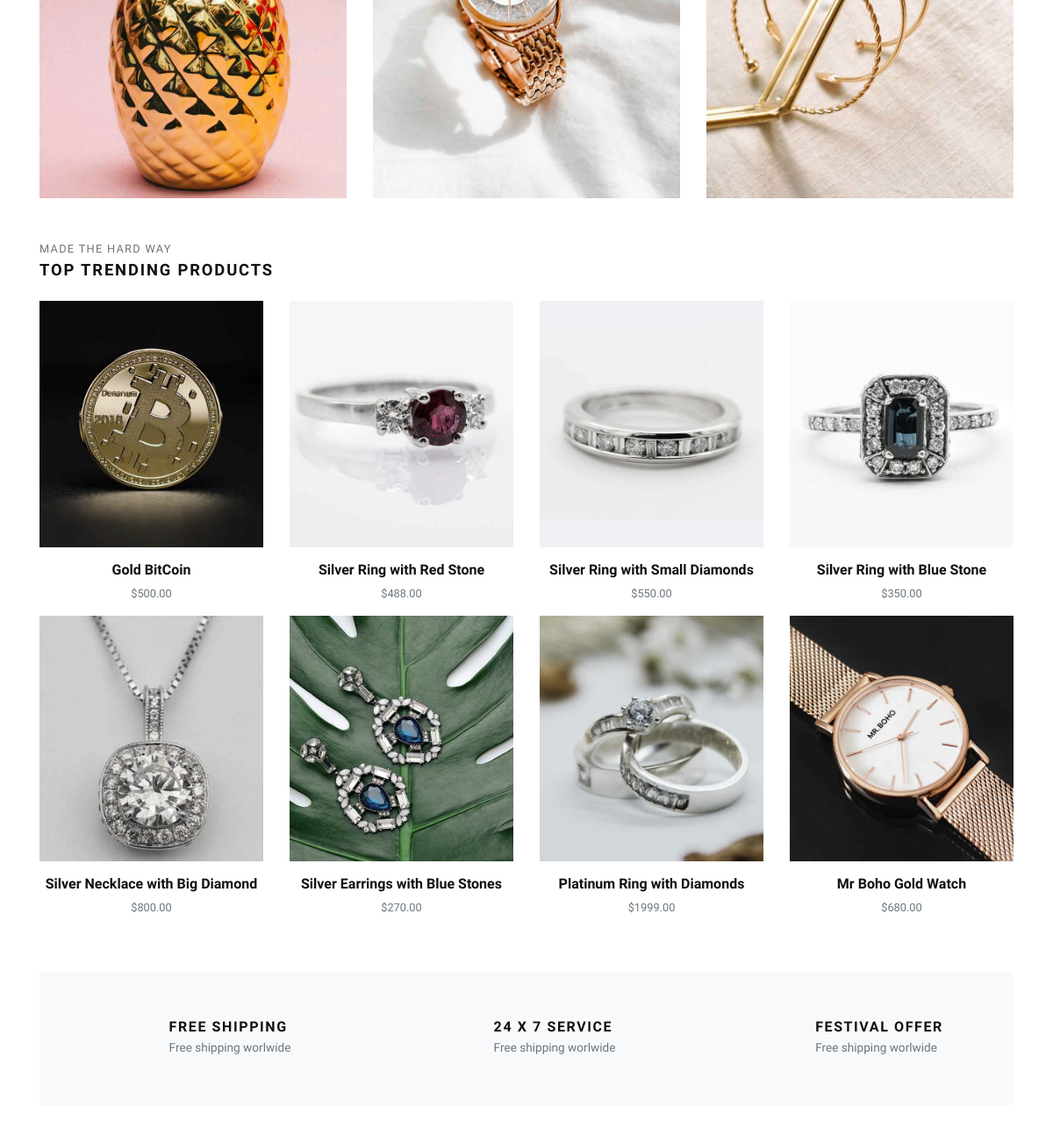
Before: / (middle part) with the older database file.
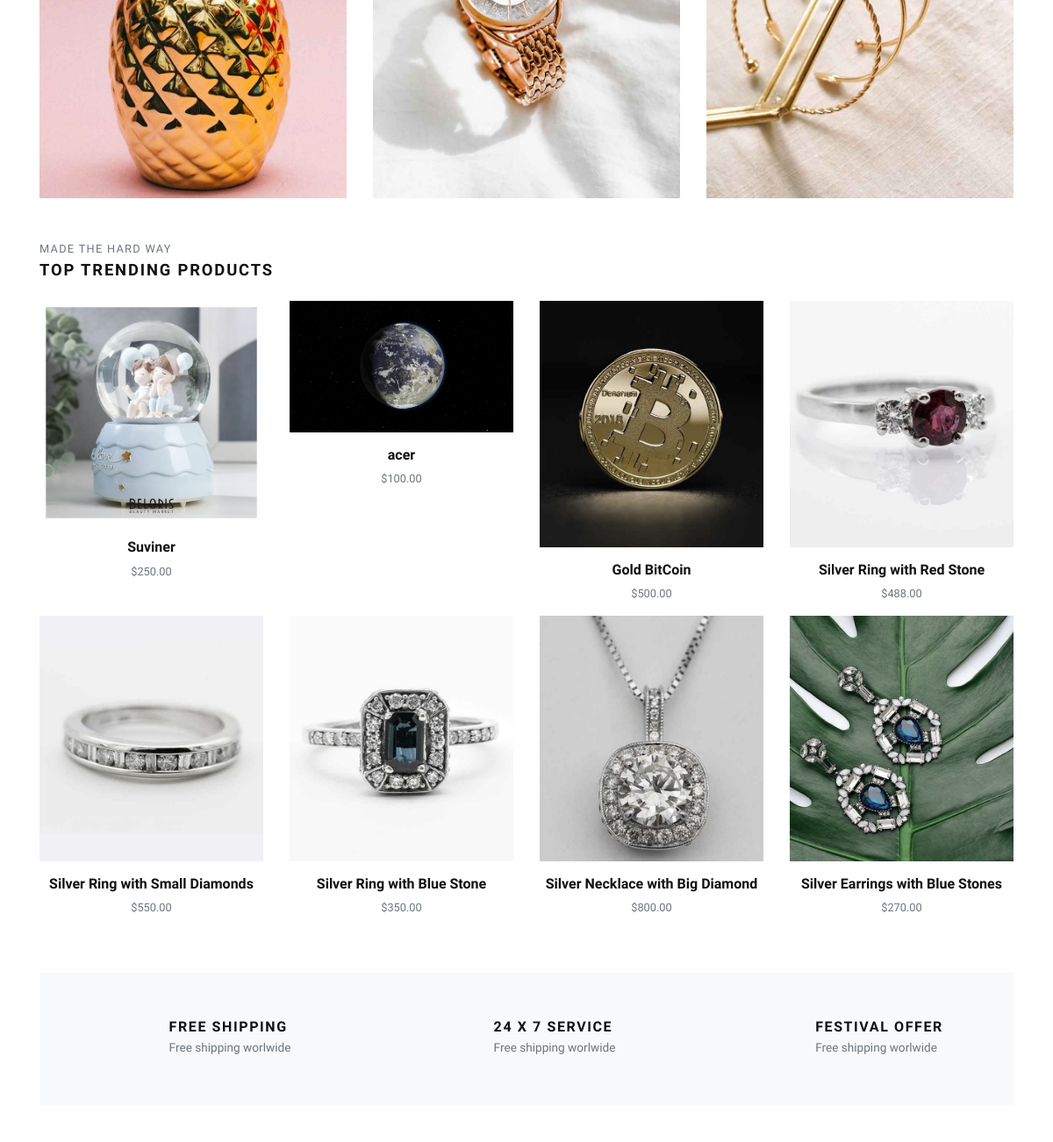
After: the same page with the newer database file.
### store/models.py (models this page shows, shortened)
class Product(models.Model):
    title = models.CharField(max_length=150, verbose_name="Product Title")
    slug = models.SlugField(max_length=160, verbose_name="Product Slug")
    sku = models.CharField(max_length=255, unique=True, verbose_name="Unique Product ID (SKU)")
    short_description = models.TextField(verbose_name="Short Description")
    detail_description = models.TextField(blank=True, null=True, verbose_name="Detail Description")
    product_image = models.ImageField(upload_to='product', blank=True, null=True, verbose_name="Product Image")
    price = models.DecimalField(max_digits=8, decimal_places=2)
    category = models.ForeignKey(Category, verbose_name="Product Categoy", on_delete=models.CASCADE)
    is_active = models.BooleanField(verbose_name="Is Active?")
    is_featured = models.BooleanField(verbose_name="Is Featured?")
    created_at = models.DateTimeField(auto_now_add=True, verbose_name="Created Date")
    updated_at = models.DateTimeField(auto_now=True, verbose_name="Updated Date")
    class Meta:
        verbose_name_plural = 'Products'
        ordering = ('-created_at',)

### store/views.py (the view)
# urls.py: path('', views.home, name="home"),
def home(request):
    categories = Category.objects.filter(is_active=True, is_featured=True)[:3]
    products = Product.objects.filter(is_active=True, is_featured=True)[:8]
    context = {
        'categories': categories,
        'products': products,
    }
    return render(request, 'store/index.html', context)

### store/context_preprocessors.py (called while the page is built)
def store_menu(request):
    categories = Category.objects.filter(is_active=True)
    context = {
        'categories_menu': categories,
    }
    return context

def cart_menu(request):
    if request.user.is_authenticated:
        cart_items = Cart.objects.filter(user=request.user)
        context = {
            'cart_items': cart_items,
        }
    else:
        context = {}
    return context

### templates/store/index.html (shortened to what this page needs)
{% extends 'base.html' %}
{% load static %}
      {% block content %}
      <div class="container">
        <section class="pt-5">
          <div class="row">
          {% if categories %}
            {% for category in categories %}
              <div class="col-md-4 mb-4 mb-md-0">
                <a class="category-item" href="{% url 'store:category-products' category.slug %}">
                </a>
              </div>
            {% endfor %}
          {% endif %}
          </div>
        </section>
        <section class="py-5">
          <header>
            <p class="small text-muted small text-uppercase mb-1">Made the hard way</p>
            <h2 class="h5 text-uppercase mb-4">Top trending products</h2>
          </header>
          <div class="row">
            {% if products %}
              {% for product in products %}
                <div class="col-xl-3 col-lg-4 col-sm-6">
                  <div class="product text-center">
                    <div class="position-relative mb-3">
                      <a class="d-block" href="{% url 'store:product-detail' product.slug %}">
                        {% if product.product_image %}
                          <img class="img-fluid w-100" src="{{ product.product_image.url }}" alt="{{product.title}}">
                        {% else %}
                          <img class="img-fluid w-100" src="{% static 'img/product-1.jpg' %}" alt="{{product.title}}">
                        {% endif %}
                      </a>
                    </div>
                    <h6> <a class="reset-anchor" href="{% url 'store:product-detail' product.slug %}">{{ product.title }}</a></h6>
                    <p class="small text-muted">${{product.price}}</p>
                  </div>
                </div>
              {% endfor %}
            {% endif %}
          </div>
        </section>
        <section class="py-5 bg-light">
          <div class="container">
            <div class="row text-center">
              <div class="col-lg-4 mb-3 mb-lg-0">
                <div class="d-inline-block">
                  <div class="media align-items-end">
                    <svg class="svg-icon svg-icon-big svg-icon-light">
                      <use xlink:href="#delivery-time-1"> </use>
                    </svg>
                    <div class="media-body text-left ml-3">
                      <h6 class="text-uppercase mb-1">Free shipping</h6>
                      <p class="text-small mb-0 text-muted">Free shipping worlwide</p>
                    </div>
                  </div>
                </div>
              </div>
              <div class="col-lg-4 mb-3 mb-lg-0">
                <div class="d-inline-block">
                  <div class="media align-items-end">
                    <svg class="svg-icon svg-icon-big svg-icon-light">
                      <use xlink:href="#helpline-24h-1"> </use>
                    </svg>
                    <div class="media-body text-left ml-3">
                      <h6 class="text-uppercase mb-1">24 x 7 service</h6>
                      <p class="text-small mb-0 text-muted">Free shipping worlwide</p>
                    </div>
                  </div>
                </div>
              </div>
              <div class="col-lg-4">
                <div class="d-inline-block">
                  <div class="media align-items-end">
                    <svg class="svg-icon svg-icon-big svg-icon-light">
                      <use xlink:href="#label-tag-1"> </use>
                    </svg>
                    <div class="media-body text-left ml-3">
                      <h6 class="text-uppercase mb-1">Festival offer</h6>
                      <p class="text-small mb-0 text-muted">Free shipping worlwide</p>
                    </div>
                  </div>
                </div>
              </div>
            </div>
          </div>
        </section>
        <section class="py-5">
        </section>
      </div>
      {% endblock content %}

Changed rows visible on the page:
no longer on this page (row unchanged): Product: product_image (picture), title "Platinum Ring with Diamonds", price "1999.00"
no longer on this page (row unchanged): Product: product_image (picture), title "Mr Boho Gold Watch", price "680.00"
added Product: product_image (picture), title "Suviner", price "250.00"
added Product: product_image (picture), title "acer", price "100.00"
